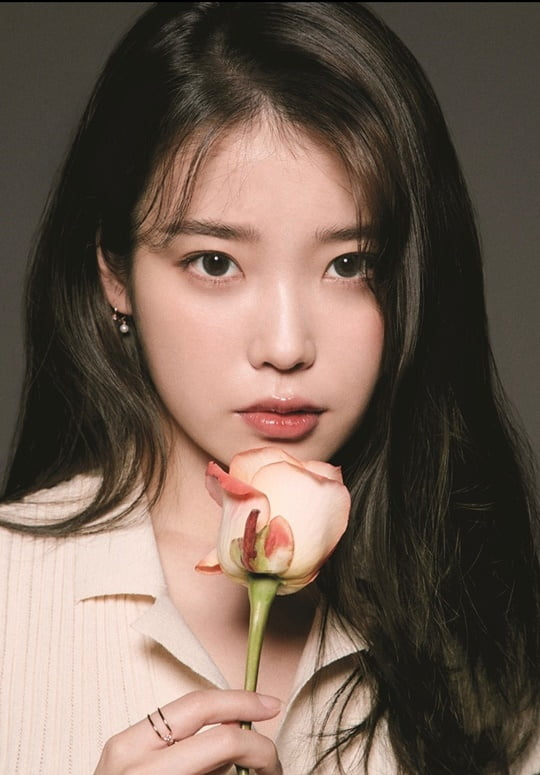
#> input picture ex_test/photo/iu1.jpg, 540 x 775 px, given in place of the camera
$ python camera.py
#> lines starting #> are read from the running program, lines starting #| are printed output that depends on the picture; after the words box and inside, x2 and y2 are one past the last pixel; in counts of white or black regions, pixels touching at a corner belong together
import cv2
import numpy as np

# 얼국 인식용 xml 파일
face_classifier = cv2.CascadeClassifier(cv2.data.haarcascades + 'haarcascade_frontalface_default.xml')


# 전체 사진에서 얼굴 부위만 잘라 리턴
def face_extractor(img):
    # 흑백처리
    gray = cv2.cvtColor(img, cv2.COLOR_BGR2GRAY)
    # 얼굴 찾기
    faces = face_classifier.detectMultiScale(gray, 1.3, 5)
    # 찾은 얼굴이 없으면 None으로 리턴
    if faces is ():
        return None
    # 얼굴들이 있으면
    for (x, y, w, h) in faces:
        # 해당 얼굴 크기만큼 cropped_face에 잘라 넣기
        # 근데... 얼굴이 2개 이상 감지되면??
        # 가장 마지막의 얼굴만 남을 듯
        cropped_face = img[y:y + h, x:x + w]
    # cropped_face 리턴
    return cropped_face


# 카메라 실행
cap = cv2.VideoCapture(0)
# 저장할 이미지 카운트 변수
count = 0
while True:
    # 카메라로 부터 사진 1장 얻기
    ret, frame = cap.read()
#> frame is the input picture: shape (775, 540, 3); mean B, G, R 84.4, 96.2, 114.1
    # 얼굴 감지 하여 얼굴만 가져오기
    if face_extractor(frame) is not None:
#> in face_extractor, `gray = cv2.cvtColor(img, cv2.COLOR_BGR2GRAY)`:
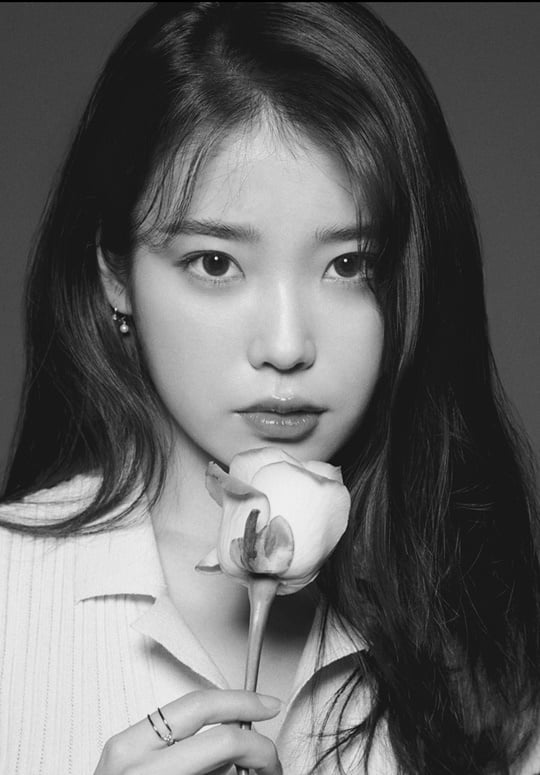
#> gray: shape (775, 540); min 0, max 254, mean 100.2
#> in face_extractor, `faces = face_classifier.detectMultiScale(gray, 1.3, 5)`: faces = [[111, 138, 323, 323]]
#> the loop in face_extractor, `for (x, y, w, h) in faces:` made 1 pass
#> pass 1, in face_extractor, `cropped_face = img[y:y + h, x:x + w]`:
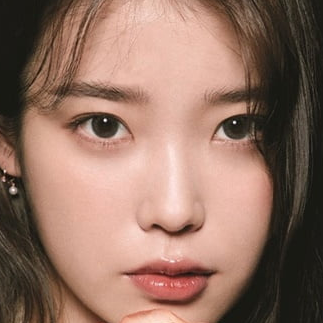
#> cropped_face: shape (323, 323, 3); mean B, G, R 99.6, 113.9, 146.5
        count += 1
#> count = 1
        # 얼굴 이미지 크기를 200x200으로 조정
        face = cv2.resize(face_extractor(frame), (200, 200))
#> the loop in face_extractor (call 2), `for (x, y, w, h) in faces:` made 1 pass
        # 조정된 이미지를 흑백으로 변환
        face = cv2.cvtColor(face, cv2.COLOR_BGR2GRAY)
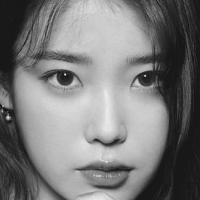
#> face: shape (200, 200); min 13, max 236, mean 121.9
        # faces폴더에 jpg파일로 저장
        # ex > faces/user0.jpg   faces/user1.jpg ....
        file_name_path = 'faces/user' + str(count) + '.jpg'
#> file_name_path = 'faces/user1.jpg'
        cv2.imwrite(file_name_path, face)

        # 화면에 얼굴과 현재 저장 개수 표시
        cv2.putText(face, str(count), (50, 50), cv2.FONT_HERSHEY_COMPLEX, 1, (0, 255, 0), 2)
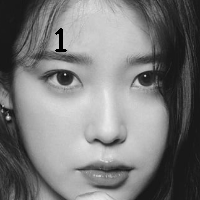
#> face: shape (200, 200); 0.31% of pixels changed, all inside (x1, y1, x2, y2) = (55, 28, 67, 52)
        cv2.imshow('Face Cropper', face)
    else:
        print("Face not Found")
        pass

    if cv2.waitKey(1) == 13 or count == 100:
#> (key Esc is pressed here)
        break

cap.release()
cv2.destroyAllWindows()
print('Colleting Samples Complete!!!')

$ run again, on ex_test/photo/iu2.jpg
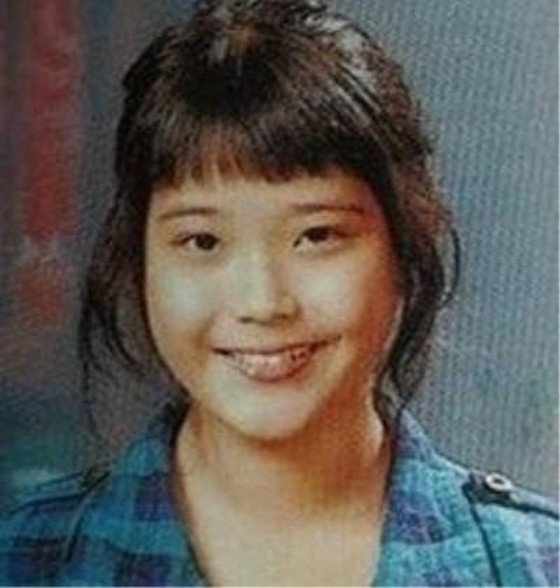
#> input picture ex_test/photo/iu2.jpg, 560 x 588 px, given in place of the camera
#> frame is the input picture: shape (588, 560, 3); mean B, G, R 86.3, 91.2, 94.1
#> faces = [[108, 133, 290, 290]]
#> the loop in face_extractor, `for (x, y, w, h) in faces:` made 1 pass
#> pass 1, in face_extractor, `cropped_face = img[y:y + h, x:x + w]`:
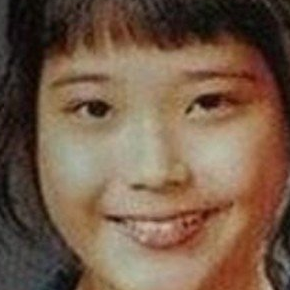
#> cropped_face: shape (290, 290, 3); mean B, G, R 72.3, 92.1, 116.9
#> count = 1
#> the loop in face_extractor (call 2), `for (x, y, w, h) in faces:` made 1 pass
#> file_name_path = 'faces/user1.jpg'
#> `cv2.putText(face, str(count), (50, 50), cv2.FONT_HERSHEY_COMPLEX, 1, (..`:
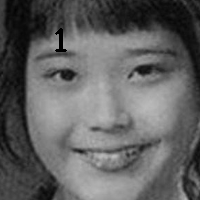
#> face: shape (200, 200); min 0, max 189, mean 96.8

$ run again, on ex_test/photo/jo1.jpg
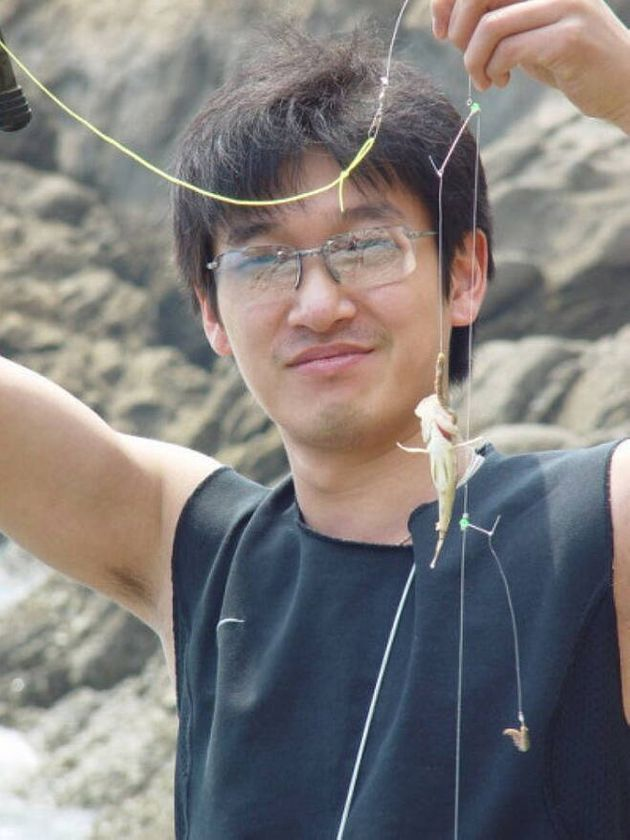
#> input picture ex_test/photo/jo1.jpg, 630 x 840 px, given in place of the camera
#> frame is the input picture: shape (840, 630, 3); mean B, G, R 123, 124.3, 128.1
#> faces = [[177, 137, 293, 293]]
#> the loop in face_extractor, `for (x, y, w, h) in faces:` made 1 pass
#> pass 1, in face_extractor, `cropped_face = img[y:y + h, x:x + w]`:
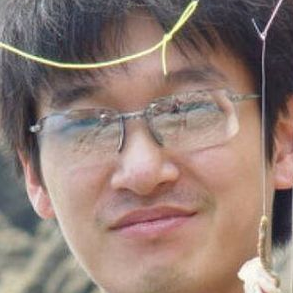
#> cropped_face: shape (293, 293, 3); mean B, G, R 116.5, 124.3, 145.3
#> count = 1
#> the loop in face_extractor (call 2), `for (x, y, w, h) in faces:` made 1 pass
#> file_name_path = 'faces/user1.jpg'
#> `cv2.putText(face, str(count), (50, 50), cv2.FONT_HERSHEY_COMPLEX, 1, (..`:
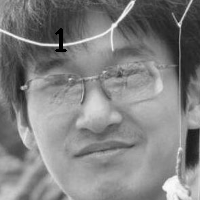
#> face: shape (200, 200); min 0, max 252, mean 129.3

$ run again, on ex_test/photo/jo2.jpg
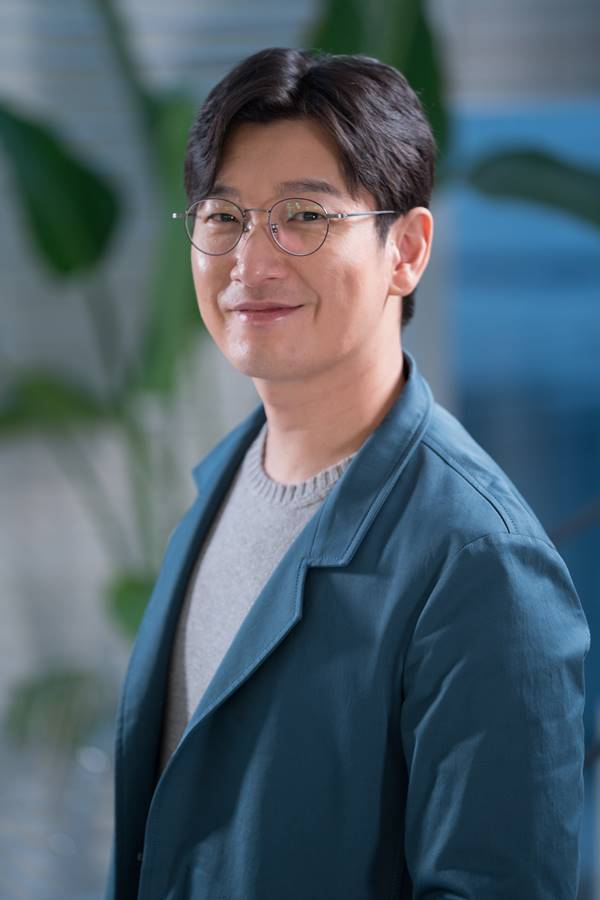
#> input picture ex_test/photo/jo2.jpg, 600 x 900 px, given in place of the camera
#> frame is the input picture: shape (900, 600, 3); mean B, G, R 107.3, 96.2, 78.9
#> faces = [[146, 122, 243, 243]]
#> the loop in face_extractor, `for (x, y, w, h) in faces:` made 1 pass
#> pass 1, in face_extractor, `cropped_face = img[y:y + h, x:x + w]`:
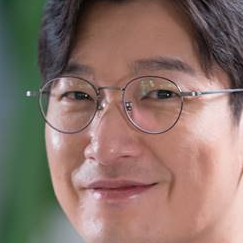
#> cropped_face: shape (243, 243, 3); mean B, G, R 105.7, 115.1, 138.5
#> count = 1
#> the loop in face_extractor (call 2), `for (x, y, w, h) in faces:` made 1 pass
#> file_name_path = 'faces/user1.jpg'
#> `cv2.putText(face, str(count), (50, 50), cv2.FONT_HERSHEY_COMPLEX, 1, (..`:
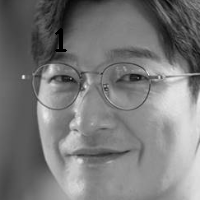
#> face: shape (200, 200); min 0, max 241, mean 120.7
